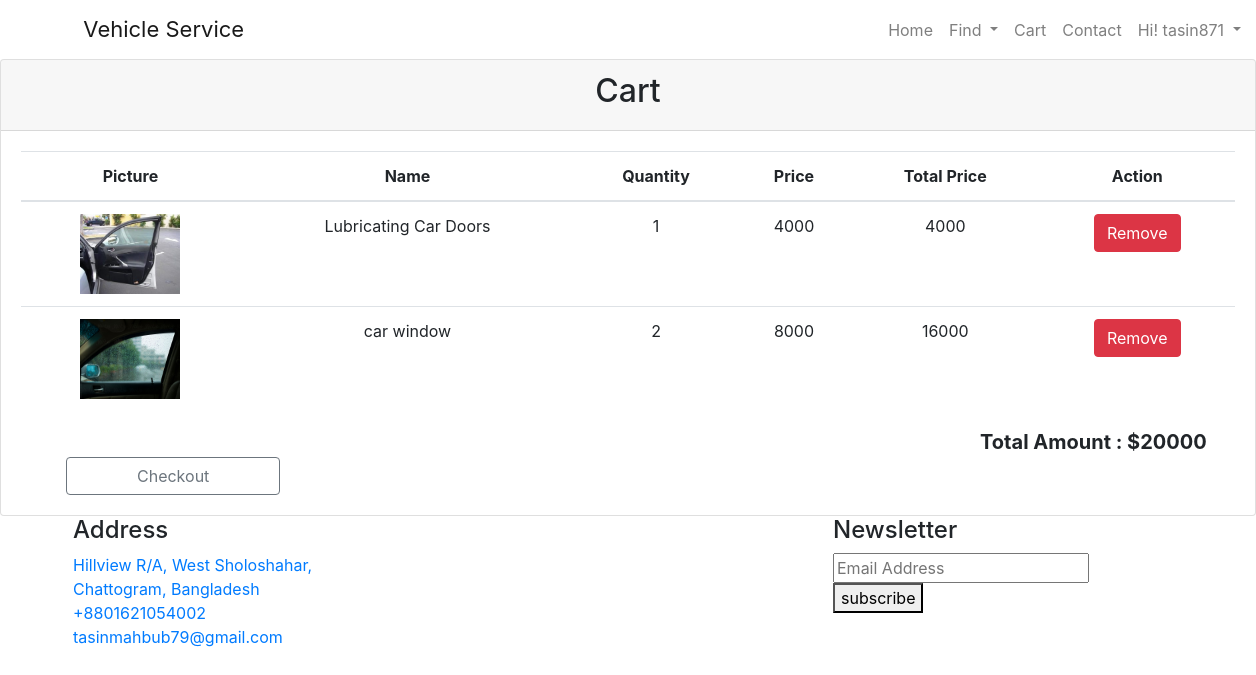
/front/user/cart.php (signed in), run on the app's committed database.
### tables this page shows
CREATE TABLE `cart` (
  `id` int(20) NOT NULL,
  `product_name` varchar(100) DEFAULT NULL,
  `product_picture` varchar(255) DEFAULT NULL,
  `price` int(255) DEFAULT NULL,
  `quantity` int(100) DEFAULT NULL,
  `total_price` int(255) DEFAULT NULL,
  `product_id` int(20) DEFAULT NULL,
  `user_id` int(20) DEFAULT NULL,
  `shop_id` int(20) DEFAULT NULL,
  `username` varchar(20) DEFAULT NULL
);

### src/db.php (called while the page is built, shortened)
<?php
class db
{
    public static $dbHost = "localhost";
    public static $dbUser = "root";
    public static $dbPass = "";
    public static $dbName = "vehicle_service";
    public static function connection(){
        try {
            $conn = new PDO("mysql:host=".SELF::$dbHost.";dbname=".SELF::$dbName."", SELF::$dbUser, SELF::$dbPass);
            $conn->setAttribute(PDO::ATTR_ERRMODE, PDO::ERRMODE_EXCEPTION);
            return $conn;
        }
        catch(PDOException $e)
        {
            echo "Connection failed: " . $e->getMessage();
        }
    }
}

### src/user/cart.php (called while the page is built, shortened)
<?php
class cart
{
    public $conn = null;
    public function __construct()
    {
        $this->conn = db::connection();
    }
    public function cartShow()
    {
        $query = "SELECT * FROM `cart` WHERE `username` = '".$_SESSION['username']."'";
        $stmt = $this->conn->prepare($query);
        $cartDisplay = $stmt->execute();
        $cartDisplay = $stmt->fetchAll();
        return $cartDisplay;
    }
}

### front/user/cart.php (the view, shortened to what this page needs)
<?php
$cart = new cart();
$show = $cart->cartShow();
include_once ('../view/head.php');
include_once ('../view/header.php');
?>
<?php
if (empty($show))
{
    ?>
    <div class="card">
    <div class="card-header">
        <h2 style="text-align: center">Cart</h2>
    </div>
    <div class="card-body">
    <table class="table table-hover">
    <thead style="text-align: center">
    <tr>
        <th scope="col">Picture</th>
        <th scope="col">Name</th>
        <th scope="col">Quantity</th>
        <th scope="col">Price</th>
        <th scope="col">Total Price</th>
        <th scope="col">Action</th>
    </tr>
    </thead>
    <tbody>
    <tr>
        <td colspan="6" style="text-align: center;">
            <h3 style="margin: 100px 0px 100px 0px">Empty Cart</h3>
        </td>
    </tr>
    </tbody>
    </table>
    <div class="cart_buttons">
        <a href="checkout.php" class="btn btn-outline-secondary"
           style="padding-left: 70px;padding-right: 70px;margin-left: 45px">Checkout</a>
    </div>
    </div>
    </div>
    <?php
}
else {
    ?>
    <div class="card">
        <div class="card-header">
            <h2 style="text-align: center">Cart</h2>
        </div>
        <div class="card-body">
            <table class="table table-hover">
                <thead style="text-align: center">
                <tr>
                    <th scope="col">Picture</th>
                    <th scope="col">Name</th>
                    <th scope="col">Quantity</th>
                    <th scope="col">Price</th>
                    <th scope="col">Total Price</th>
                    <th scope="col">Action</th>
                </tr>
                </thead>
                <tbody style="text-align: center">
                <?php
                $orderTotal = 0;
                foreach ($show as $display) {
                    $orderTotal = $orderTotal + $display['total_price'];
                    ?>
                    <tr>
                        <td><img src="../../resources/product_photo/<?= $display['product_picture']; ?>"
                                 style="width: 100px;height: 80px"></td>
                        <td><?= $display['product_name']; ?></td>
                        <td><?= $display['quantity']; ?></td>
                        <td><?= $display['price']; ?></td>
                        <td><?= $display['total_price']; ?></td>
                        <td><a class="btn btn-danger"
                               href="../../elements/user/cart_delete.php?id=<?= $display['id']; ?>">Remove</a></td>
                    </tr>
                    <?php
                }
                ?>
                </tbody>
            </table>
            <div class="order_total">
                <div class="order_total_content">
                    <div class="order_total_title" style="font-size: 20px;font-weight: bold;padding-left: 79%">Total
                        Amount : $<?= $orderTotal;
                        $_SESSION['total_cost'] = $orderTotal; ?></div>
                </div>
            </div>
            <div class="cart_buttons">
                <a href="checkout.php" class="btn btn-outline-secondary"
                   style="padding-left: 70px;padding-right: 70px;margin-left: 45px">Checkout</a>
            </div>
        </div>
    </div>
    <?php
}
    ?>
<?php
include_once ('../view/footer.php');
include_once ('../view/script.php');

### front/view/head.php (shortened to what this page needs)
<!doctype html>
<html lang="en">
<head>
    <link rel="stylesheet" href="public/css/bootstrap.min.css">
    <link rel="stylesheet" href="public/css/animate.css">
    <link rel="stylesheet" href="public/css/owl.carousel.min.css">
    <link rel="stylesheet" href="public/css/all.css">
    <link rel="stylesheet" href="public/css/flaticon.css">
    <link rel="stylesheet" href="public/css/themify-icons.css">
    <link rel="stylesheet" href="public/css/magnific-popup.css">
    <link rel="stylesheet" href="public/css/slick.css">
    <link rel="stylesheet" href="public/css/style.css">
    <link rel="stylesheet" href="public/css/responsive.css">
</head>
<body>

### front/view/header.php (shortened to what this page needs)
<header class="main_menu home_menu">
    <div class="container-fluid">
        <div class="row align-items-center justify-content-center">
            <div class="col-lg-11">
                <nav class="navbar navbar-expand-lg navbar-light">
                    <a class="navbar-brand" href="../user/user_index.php" style="font-size: 22px">Vehicle Service</a>
                    <div class="collapse navbar-collapse main-menu-item" id="navbarSupportedContent">
                        <ul class="navbar-nav" style="margin-left: 620px">
                            <li class="nav-item">
                                <?php
                                if (isset($_SESSION['username'])) {
                                    ?>
                                    <a class="nav-link" href="../user/user_index.php">Home</a>
                                    <?php
                                } elseif (isset($_SESSION['shop_owner_id'])) {
                                    ?>
                                    <a class="nav-link" href="../shop/index.php">Home</a>
                                    <?php
                                } else {
                                    ?>
                                    <a class="nav-link" href="../user/user_index.php">Home</a>
                                    <?php
                                }
                                ?>
                            </li>
                            <li class="nav-item">
                                <?php
                                if (isset($_SESSION['username'])) {
                                ?>
                            <li class="nav-item dropdown">
                                <a class="nav-link dropdown-toggle" href="#" id="navbar"
                                   role="button" data-toggle="dropdown" aria-haspopup="true" aria-expanded="false"
                                   style="text-transform: none">
                                    Find
                                </a>
                            </li>
                            <li class="nav-item">
                                <a class="nav-link" href="../user/cart.php">Cart</a>
                            </li>
                                <?php
                            }
                            ?>
                            </li>
                            <li class="nav-item">
                                <a class="nav-link" href="../user/contact.php">Contact</a>
                            </li>
                            <li class="nav-item">
                                <?php
                                if (isset($_SESSION['username'])) {
                                ?>
                            <li class="nav-item dropdown">
                                <a class="nav-link dropdown-toggle" href="#" id="navbar"
                                   role="button" data-toggle="dropdown" aria-haspopup="true" aria-expanded="false"
                                   style="text-transform: none">
                                    Hi! <?= $_SESSION['username'] ?>
                                </a>
                            </li>
                            <?php
                        } else {
                            ?>
                            <a class="nav-link" href="login.php" style="margin-left: -40px"><i class="ti-user"></i>
                                Login/Signup</a>
                            <?php
                        }
                        ?>
                            </li>
                        </ul>
                    </div>
                </nav>
            </div>
        </div>
    </div>
</header>

### front/view/footer.php (shortened to what this page needs)
<footer class="footer_part">
    <div class="container">
        <div class="row justify-content-between">
            <div class="col-sm-6 col-lg-3">
                <div class="single_footer_part">
                    <h4>Address</h4>
                    <ul class="list-unstyled">
                        <li><a href="#">Hillview R/A, West Sholoshahar, Chattogram, Bangladesh</a></li>
                        <li><a href="#">+8801621054002</a></li>
                        <li><a href="#" >tasinmahbub79@gmail.com</a></li>
                    </ul>
                </div>
            </div>
            <div class="col-sm-6 col-lg-4">
                <div class="single_footer_part">
                    <h4>Newsletter</h4>
                    <div id="mc_embed_signup">
                        <form target="_blank"
                              action="https://spondonit.us12.list-manage.com/subscribe/post?u=1462626880ade1ac87bd9c93a&amp;id=92a4423d01"
                              method="get" class="subscribe_form relative mail_part">
                            <input type="email" name="email" id="newsletter-form-email" placeholder="Email Address"
                                   class="placeholder hide-on-focus" onfocus="this.placeholder = ''"
                                   onblur="this.placeholder = ' Email Address '">
                            <button type="submit" name="submit" id="newsletter-submit"
                                    class="email_icon newsletter-submit button-contactForm">subscribe</button>
                        </form>
                    </div>
                    <div class="social_icon">
                        <a href="https://www.facebook.com/mahubub.tasin"><i class="ti-facebook"></i></a>
                        <a href="https://twitter.com/tasinmahbub79"><i class="ti-twitter-alt"></i></a>
                        <a href="https://www.instagram.com/mahbub_tasin79/"><i class="ti-instagram"></i></a>
                    </div>
                </div>
            </div>
        </div>
    </div>
</footer>

### front/view/script.php (shortened to what this page needs)
</body>
</html>

### data on the page
cart: product_picture (picture), product_name "Lubricating Car Doors", quantity "1", price "4000", total_price "4000"
cart: product_picture (picture), product_name "car window", quantity "2", price "8000", total_price "16000"

### other printed values
$_SESSION['username'] "tasin871"
$orderTotal "20000"
